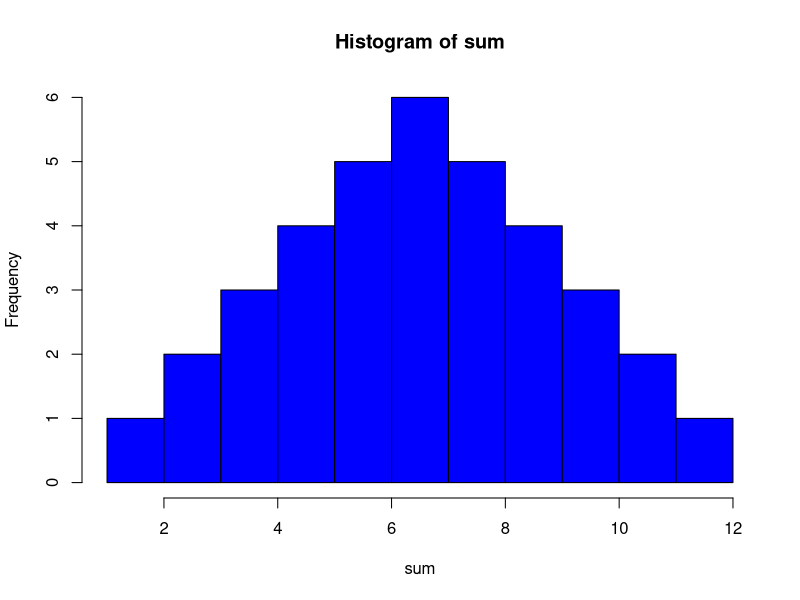

Write R code to recreate this figure.
max_dice <- 6
nb_events <- max_dice^2
sum <- rep.int(0, nb_events)
sum <- as.vector(sum)
event <- 0

for (i in 1:max_dice) {
  for (j in 1:max_dice) {
    event <- event + 1
    sum[event] <- i + j
  }
}

png("2.1.3.png", width=1920, height=1080)
hist(sum, breaks=c(1:12), col="blue1")
dev.off()

mean(sum)
var(sum)
sd(sum) 